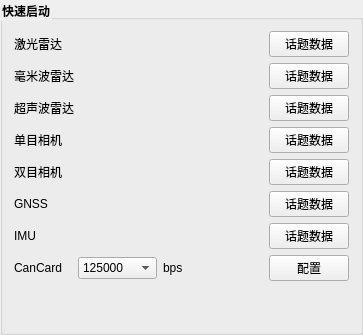
                  <widget class="QGroupBox" name="groupBox_8">
                   <property name="font">
                    <font>
                     <weight>75</weight>
                     <bold>true</bold>
                    </font>
                   </property>
                   <property name="styleSheet">
                    <string notr="true">QGroupBox::title{
font-size: 15px ;
front-weight: bold ;
}</string>
                   </property>
                   <property name="title">
                    <string>快速启动</string>
                   </property>
                   <property name="flat">
                    <bool>false</bool>
                   </property>
                   <property name="checkable">
                    <bool>false</bool>
                   </property>
                   <layout class="QVBoxLayout" name="verticalLayout_6">
                    <item>
                     <layout class="QVBoxLayout" name="verticalLayout_23">
                      <item>
                       <layout class="QHBoxLayout" name="horizontalLayout_18">
                        <item>
                         <widget class="QLabel" name="label_30">
                          <property name="minimumSize">
                           <size>
                            <width>0</width>
                            <height>20</height>
                           </size>
                          </property>
                          <property name="maximumSize">
                           <size>
                            <width>16777215</width>
                            <height>20</height>
                           </size>
                          </property>
                          <property name="text">
                           <string>激光雷达    </string>
                          </property>
                         </widget>
                        </item>
                        <item>
                         <spacer name="horizontalSpacer_23">
                          <property name="orientation">
                           <enum>Qt::Horizontal</enum>
                          </property>
                          <property name="sizeHint" stdset="0">
                           <size>
                            <width>40</width>
                            <height>20</height>
                           </size>
                          </property>
                         </spacer>
                        </item>
                        <item>
                         <spacer name="horizontalSpacer_25">
                          <property name="orientation">
                           <enum>Qt::Horizontal</enum>
                          </property>
                          <property name="sizeHint" stdset="0">
                           <size>
                            <width>40</width>
                            <height>20</height>
                           </size>
                          </property>
                         </spacer>
                        </item>
                        <item>
                         <layout class="QHBoxLayout" name="horizontalLayout_laser"/>
                        </item>
                        <item>
                         <spacer name="horizontalSpacer_41">
                          <property name="orientation">
                           <enum>Qt::Horizontal</enum>
                          </property>
                          <property name="sizeHint" stdset="0">
                           <size>
                            <width>40</width>
                            <height>20</height>
                           </size>
                          </property>
                         </spacer>
                        </item>
                        <item>
                         <spacer name="horizontalSpacer_20">
                          <property name="orientation">
                           <enum>Qt::Horizontal</enum>
                          </property>
                          <property name="sizeHint" stdset="0">
                           <size>
                            <width>40</width>
                            <height>20</height>
                           </size>
                          </property>
                         </spacer>
                        </item>
                        <item>
                         <widget class="QPushButton" name="pushButton_topic_lidar">
                          <property name="text">
                           <string>话题数据</string>
                          </property>
                         </widget>
                        </item>
                       </layout>
                      </item>
                      <item>
                       <layout class="QHBoxLayout" name="horizontalLayout_25">
                        <item>
                         <widget class="QLabel" name="label_35">
                          <property name="minimumSize">
                           <size>
                            <width>0</width>
                            <height>20</height>
                           </size>
                          </property>
                          <property name="maximumSize">
                           <size>
                            <width>16777215</width>
                            <height>20</height>
                           </size>
                          </property>
                          <property name="text">
                           <string>毫米波雷达</string>
                          </property>
                         </widget>
                        </item>
                        <item>
                         <spacer name="horizontalSpacer_46">
                          <property name="orientation">
                           <enum>Qt::Horizontal</enum>
                          </property>
                          <property name="sizeHint" stdset="0">
                           <size>
                            <width>40</width>
                            <height>20</height>
                           </size>
                          </property>
                         </spacer>
                        </item>
                        <item>
                         <spacer name="horizontalSpacer_48">
                          <property name="orientation">
                           <enum>Qt::Horizontal</enum>
                          </property>
                          <property name="sizeHint" stdset="0">
                           <size>
                            <width>40</width>
                            <height>20</height>
                           </size>
                          </property>
                         </spacer>
                        </item>
                        <item>
                         <layout class="QHBoxLayout" name="horizontalLayout_laser2"/>
                        </item>
                        <item>
                         <spacer name="horizontalSpacer_32">
                          <property name="orientation">
                           <enum>Qt::Horizontal</enum>
                          </property>
                          <property name="sizeHint" stdset="0">
                           <size>
                            <width>40</width>
                            <height>20</height>
                           </size>
                          </property>
                         </spacer>
                        </item>
                        <item>
                         <spacer name="horizontalSpacer_54">
                          <property name="orientation">
                           <enum>Qt::Horizontal</enum>
                          </property>
                          <property name="sizeHint" stdset="0">
                           <size>
                            <width>40</width>
                            <height>20</height>
                           </size>
                          </property>
                         </spacer>
                        </item>
                        <item>
                         <widget class="QPushButton" name="pushButton_topic_radar">
                          <property name="text">
                           <string>话题数据</string>
                          </property>
                         </widget>
                        </item>
                       </layout>
                      </item>
                      <item>
                       <layout class="QHBoxLayout" name="horizontalLayout_45">
                        <item>
                         <widget class="QLabel" name="label_65">
                          <property name="minimumSize">
                           <size>
                            <width>0</width>
                            <height>20</height>
                           </size>
                          </property>
                          <property name="maximumSize">
                           <size>
                            <width>16777215</width>
                            <height>20</height>
                           </size>
                          </property>
                          <property name="text">
                           <string>超声波雷达</string>
                          </property>
                         </widget>
                        </item>
                        <item>
                         <spacer name="horizontalSpacer_69">
                          <property name="orientation">
                           <enum>Qt::Horizontal</enum>
                          </property>
                          <property name="sizeHint" stdset="0">
                           <size>
                            <width>40</width>
                            <height>20</height>
                           </size>
                          </property>
                         </spacer>
                        </item>
                        <item>
                         <spacer name="horizontalSpacer_68">
                          <property name="orientation">
                           <enum>Qt::Horizontal</enum>
                          </property>
                          <property name="sizeHint" stdset="0">
                           <size>
                            <width>40</width>
                            <height>20</height>
                           </size>
                          </property>
                         </spacer>
                        </item>
                        <item>
                         <layout class="QHBoxLayout" name="horizontalLayout_tof"/>
                        </item>
                        <item>
                         <spacer name="horizontalSpacer_55">
                          <property name="orientation">
                           <enum>Qt::Horizontal</enum>
                          </property>
                          <property name="sizeHint" stdset="0">
                           <size>
                            <width>40</width>
                            <height>20</height>
                           </size>
                          </property>
                         </spacer>
                        </item>
                        <item>
                         <spacer name="horizontalSpacer_56">
                          <property name="orientation">
                           <enum>Qt::Horizontal</enum>
                          </property>
                          <property name="sizeHint" stdset="0">
                           <size>
                            <width>40</width>
                            <height>20</height>
                           </size>
                          </property>
                         </spacer>
                        </item>
                        <item>
                         <widget class="QPushButton" name="pushButton_topic_tof">
                          <property name="text">
                           <string>话题数据</string>
                          </property>
                         </widget>
                        </item>
                       </layout>
                      </item>
                      <item>
                       <layout class="QHBoxLayout" name="horizontalLayout_26">
                        <item>
                         <widget class="QLabel" name="label_31">
                          <property name="minimumSize">
                           <size>
                            <width>0</width>
                            <height>20</height>
                           </size>
                          </property>
                          <property name="maximumSize">
                           <size>
                            <width>16777215</width>
                            <height>20</height>
                           </size>
                          </property>
                          <property name="text">
                           <string>单目相机    </string>
                          </property>
                         </widget>
                        </item>
                        <item>
                         <spacer name="horizontalSpacer_49">
                          <property name="orientation">
                           <enum>Qt::Horizontal</enum>
                          </property>
                          <property name="sizeHint" stdset="0">
                           <size>
                            <width>40</width>
                            <height>20</height>
                           </size>
                          </property>
                         </spacer>
                        </item>
                        <item>
                         <spacer name="horizontalSpacer_51">
                          <property name="orientation">
                           <enum>Qt::Horizontal</enum>
                          </property>
                          <property name="sizeHint" stdset="0">
                           <size>
                            <width>40</width>
                            <height>20</height>
                           </size>
                          </property>
                         </spacer>
                        </item>
                        <item>
                         <layout class="QHBoxLayout" name="horizontalLayout_camera"/>
                        </item>
                        <item>
                         <spacer name="horizontalSpacer_74">
                          <property name="orientation">
                           <enum>Qt::Horizontal</enum>
                          </property>
                          <property name="sizeHint" stdset="0">
                           <size>
                            <width>40</width>
                            <height>20</height>
                           </size>
                          </property>
                         </spacer>
                        </item>
                        <item>
                         <spacer name="horizontalSpacer_58">
                          <property name="orientation">
                           <enum>Qt::Horizontal</enum>
                          </property>
                          <property name="sizeHint" stdset="0">
                           <size>
                            <width>40</width>
                            <height>20</height>
                           </size>
                          </property>
                         </spacer>
                        </item>
                        <item>
                         <widget class="QPushButton" name="pushButton_topic_camera">
                          <property name="text">
                           <string>话题数据</string>
                          </property>
                         </widget>
                        </item>
                       </layout>
                      </item>
                      <item>
                       <layout class="QHBoxLayout" name="horizontalLayout_27">
                        <item>
                         <widget class="QLabel" name="label_32">
                          <property name="minimumSize">
                           <size>
                            <width>0</width>
                            <height>20</height>
                           </size>
                          </property>
                          <property name="maximumSize">
                           <size>
                            <width>16777215</width>
                            <height>20</height>
                           </size>
                          </property>
                          <property name="text">
                           <string>双目相机    </string>
                          </property>
                         </widget>
                        </item>
                        <item>
                         <spacer name="horizontalSpacer_73">
                          <property name="orientation">
                           <enum>Qt::Horizontal</enum>
                          </property>
                          <property name="sizeHint" stdset="0">
                           <size>
                            <width>40</width>
                            <height>20</height>
                           </size>
                          </property>
                         </spacer>
                        </item>
                        <item>
                         <spacer name="horizontalSpacer_75">
                          <property name="orientation">
                           <enum>Qt::Horizontal</enum>
                          </property>
                          <property name="sizeHint" stdset="0">
                           <size>
                            <width>40</width>
                            <height>20</height>
                           </size>
                          </property>
                         </spacer>
                        </item>
                        <item>
                         <layout class="QHBoxLayout" name="horizontalLayout_rgb"/>
                        </item>
                        <item>
                         <spacer name="horizontalSpacer_57">
                          <property name="orientation">
                           <enum>Qt::Horizontal</enum>
                          </property>
                          <property name="sizeHint" stdset="0">
                           <size>
                            <width>40</width>
                            <height>20</height>
                           </size>
                          </property>
                         </spacer>
                        </item>
                        <item>
                         <spacer name="horizontalSpacer_59">
                          <property name="orientation">
                           <enum>Qt::Horizontal</enum>
                          </property>
                          <property name="sizeHint" stdset="0">
                           <size>
                            <width>40</width>
                            <height>20</height>
                           </size>
                          </property>
                         </spacer>
                        </item>
                        <item>
                         <widget class="QPushButton" name="pushButton_topic_rgb">
                          <property name="text">
                           <string>话题数据</string>
                          </property>
                         </widget>
                        </item>
                       </layout>
                      </item>
                      <item>
                       <layout class="QHBoxLayout" name="horizontalLayout_28">
                        <item>
                         <widget class="QLabel" name="label_33">
                          <property name="minimumSize">
                           <size>
                            <width>0</width>
                            <height>20</height>
                           </size>
                          </property>
                          <property name="maximumSize">
                           <size>
                            <width>16777215</width>
                            <height>20</height>
                           </size>
                          </property>
                          <property name="text">
                           <string>GNSS           </string>
                          </property>
                         </widget>
                        </item>
                        <item>
                         <spacer name="horizontalSpacer_70">
                          <property name="orientation">
                           <enum>Qt::Horizontal</enum>
                          </property>
                          <property name="sizeHint" stdset="0">
                           <size>
                            <width>40</width>
                            <height>20</height>
                           </size>
                          </property>
                         </spacer>
                        </item>
                        <item>
                         <spacer name="horizontalSpacer_53">
                          <property name="orientation">
                           <enum>Qt::Horizontal</enum>
                          </property>
                          <property name="sizeHint" stdset="0">
                           <size>
                            <width>40</width>
                            <height>20</height>
                           </size>
                          </property>
                         </spacer>
                        </item>
                        <item>
                         <layout class="QHBoxLayout" name="horizontalLayout_gnss"/>
                        </item>
                        <item>
                         <spacer name="horizontalSpacer_71">
                          <property name="orientation">
                           <enum>Qt::Horizontal</enum>
                          </property>
                          <property name="sizeHint" stdset="0">
                           <size>
                            <width>40</width>
                            <height>20</height>
                           </size>
                          </property>
                         </spacer>
                        </item>
                        <item>
                         <spacer name="horizontalSpacer_61">
                          <property name="orientation">
                           <enum>Qt::Horizontal</enum>
                          </property>
                          <property name="sizeHint" stdset="0">
                           <size>
                            <width>40</width>
                            <height>20</height>
                           </size>
                          </property>
                         </spacer>
                        </item>
                        <item>
                         <widget class="QPushButton" name="pushButton_topic_gnss">
                          <property name="text">
                           <string>话题数据</string>
                          </property>
                         </widget>
                        </item>
                       </layout>
                      </item>
                      <item>
                       <layout class="QHBoxLayout" name="horizontalLayout_29">
                        <item>
                         <widget class="QLabel" name="label_34">
                          <property name="minimumSize">
                           <size>
                            <width>0</width>
                            <height>20</height>
                           </size>
                          </property>
                          <property name="maximumSize">
                           <size>
                            <width>16777215</width>
                            <height>20</height>
                           </size>
                          </property>
                          <property name="text">
                           <string>IMU             </string>
                          </property>
                         </widget>
                        </item>
                        <item>
                         <spacer name="horizontalSpacer_65">
                          <property name="orientation">
                           <enum>Qt::Horizontal</enum>
                          </property>
                          <property name="sizeHint" stdset="0">
                           <size>
                            <width>40</width>
                            <height>20</height>
                           </size>
                          </property>
                         </spacer>
                        </item>
                        <item>
                         <spacer name="horizontalSpacer_60">
                          <property name="orientation">
                           <enum>Qt::Horizontal</enum>
                          </property>
                          <property name="sizeHint" stdset="0">
                           <size>
                            <width>40</width>
                            <height>20</height>
                           </size>
                          </property>
                         </spacer>
                        </item>
                        <item>
                         <layout class="QHBoxLayout" name="horizontalLayout_imu"/>
                        </item>
                        <item>
                         <spacer name="horizontalSpacer_67">
                          <property name="orientation">
                           <enum>Qt::Horizontal</enum>
                          </property>
                          <property name="sizeHint" stdset="0">
                           <size>
                            <width>40</width>
                            <height>20</height>
                           </size>
                          </property>
                         </spacer>
                        </item>
                        <item>
                         <spacer name="horizontalSpacer_66">
                          <property name="orientation">
                           <enum>Qt::Horizontal</enum>
                          </property>
                          <property name="sizeHint" stdset="0">
                           <size>
                            <width>40</width>
                            <height>20</height>
                           </size>
                          </property>
                         </spacer>
                        </item>
                        <item>
                         <widget class="QPushButton" name="pushButton_topic_imu">
                          <property name="text">
                           <string>话题数据</string>
                          </property>
                         </widget>
                        </item>
                       </layout>
                      </item>
                      <item>
                       <layout class="QHBoxLayout" name="horizontalLayout_90">
                        <item>
                         <widget class="QLabel" name="label_40">
                          <property name="minimumSize">
                           <size>
                            <width>0</width>
                            <height>20</height>
                           </size>
                          </property>
                          <property name="maximumSize">
                           <size>
                            <width>16777215</width>
                            <height>20</height>
                           </size>
                          </property>
                          <property name="text">
                           <string>CanCard   </string>
                          </property>
                         </widget>
                        </item>
                        <item>
                         <widget class="QComboBox" name="comboBox_can_cfg">
                          <item>
                           <property name="text">
                            <string>125000</string>
                           </property>
                          </item>
                          <item>
                           <property name="text">
                            <string>500000</string>
                           </property>
                          </item>
                          <item>
                           <property name="text">
                            <string>1000000</string>
                           </property>
                          </item>
                         </widget>
                        </item>
                        <item>
                         <widget class="QLabel" name="label_24">
                          <property name="text">
                           <string>bps</string>
                          </property>
                         </widget>
                        </item>
                        <item>
                         <spacer name="horizontalSpacer_63">
                          <property name="orientation">
                           <enum>Qt::Horizontal</enum>
                          </property>
                          <property name="sizeHint" stdset="0">
                           <size>
                            <width>40</width>
                            <height>20</height>
                           </size>
                          </property>
                         </spacer>
                        </item>
                        <item>
                         <spacer name="horizontalSpacer_62">
                          <property name="orientation">
                           <enum>Qt::Horizontal</enum>
                          </property>
                          <property name="sizeHint" stdset="0">
                           <size>
                            <width>40</width>
                            <height>20</height>
                           </size>
                          </property>
                         </spacer>
                        </item>
                        <item>
                         <widget class="QPushButton" name="pushButton_can_cfg">
                          <property name="text">
                           <string>配置</string>
                          </property>
                         </widget>
                        </item>
                       </layout>
                      </item>
                     </layout>
                    </item>
                    <item>
                     <spacer name="verticalSpacer_14">
                      <property name="orientation">
                       <enum>Qt::Vertical</enum>
                      </property>
                      <property name="sizeHint" stdset="0">
                       <size>
                        <width>20</width>
                        <height>40</height>
                       </size>
                      </property>
                     </spacer>
                    </item>
                   </layout>
                  </widget>
